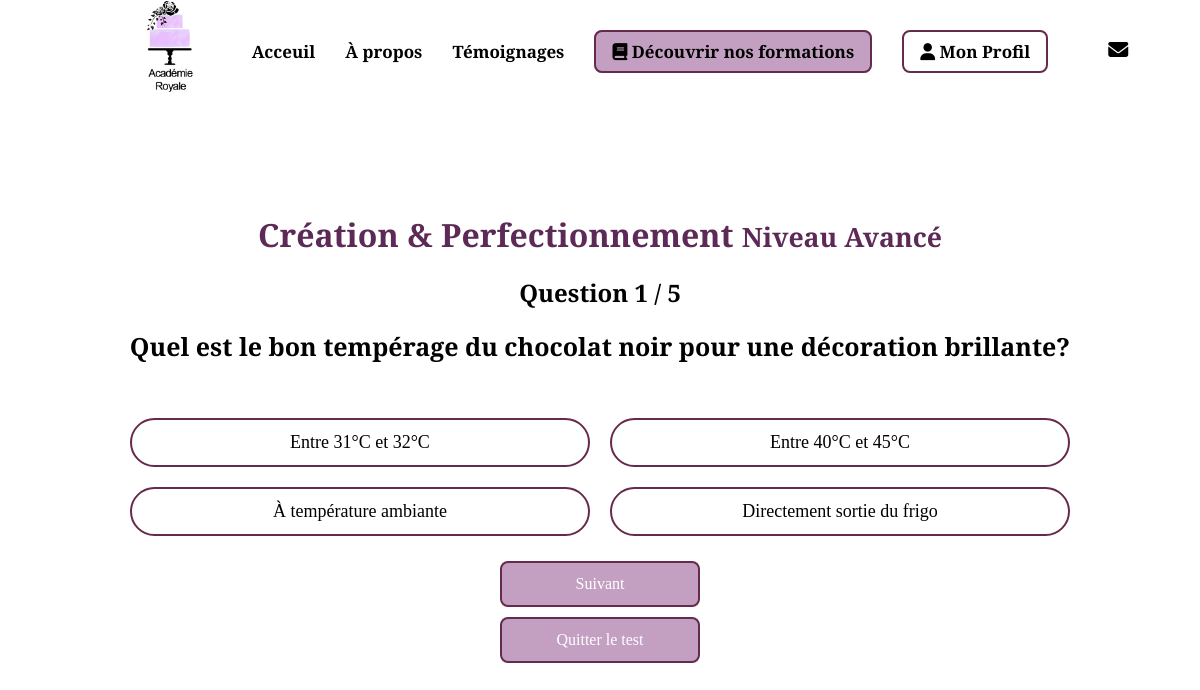
Screenshot of /test.php?formation_id=3 with the database file from the repository.
### tables this page shows
CREATE TABLE formation (
    formation_id INT AUTO_INCREMENT PRIMARY KEY,
    titre VARCHAR(255) NOT NULL,
    description TEXT,
    niveau VARCHAR(50)
);

CREATE TABLE question (
    question_id INT AUTO_INCREMENT PRIMARY KEY,
    formation_id INT,
    question_texte TEXT NOT NULL,
    FOREIGN KEY (formation_id) REFERENCES formation(formation_id) ON DELETE CASCADE
);

CREATE TABLE choix (
    choix_id INT AUTO_INCREMENT PRIMARY KEY,
    question_id INT,
    choix_texte VARCHAR(255) NOT NULL,
    est_correct BOOLEAN DEFAULT FALSE,
    FOREIGN KEY (question_id) REFERENCES question(question_id) ON DELETE CASCADE
);

### test.php (the view, shortened to what this page needs)
<?php
require_once 'config/db.php';
if (isset($_GET['formation_id']) && is_numeric($_GET['formation_id'])) {
  $formation_id = (int)$_GET['formation_id'];
} else {
  die("Formation non spécifiée ou invalide.");
}
$sql_formation = "SELECT titre, niveau FROM formation WHERE formation_id = ?";
$stmt_formation = $pdo->prepare($sql_formation);
$stmt_formation->execute([$formation_id]);
$formation = $stmt_formation->fetch(PDO::FETCH_ASSOC);
$sql = "SELECT question_id, question_texte FROM question WHERE formation_id = ?";
$stmt = $pdo->prepare($sql);
$stmt->execute([$formation_id]);
$questions = $stmt->fetchAll(PDO::FETCH_ASSOC);
$total = count($questions);
$page = isset($_GET['page']) && is_numeric($_GET['page']) ? (int)$_GET['page'] : 1;
$current_question = $questions[$page - 1];
$question_id = $current_question['question_id'];
$sql = "SELECT choix_id, choix_texte FROM choix WHERE question_id = ?";
$stmt = $pdo->prepare($sql);
$stmt->execute([$question_id]);
$choix = $stmt->fetchAll(PDO::FETCH_ASSOC);
?>
<!DOCTYPE html>
<html lang="fr">
<head>
<link rel="stylesheet" href="assets/css/style10.css">
<link rel="stylesheet" href="assets/css/style.css">
</head>
<body>
<div class="container">
<?php include("includes/header.php"); ?>
<h1><?= htmlspecialchars($formation['titre']) ?> <small>Niveau <?= htmlspecialchars($formation['niveau']) ?></small></h1>
<h2>Question <?= $page ?> / <?= $total ?></h2>
<p><strong><?= htmlspecialchars($current_question['question_texte']) ?></strong></p>
<form method="post">
  <div class="labels">
  <?php foreach ($choix as $c): ?>
    <label for="choix<?= $c['choix_id'] ?>"><?= htmlspecialchars($c['choix_texte']) ?></label>
  <?php endforeach; ?>
  </div>
<button type="submit"><?= $page == $total ? 'Valider mes réponses' : 'Suivant' ?></button>
</form>
<button id="btnQuit">Quitter le test</button>
</div>
</body>
</html>

### assets/css/style10.css (style rules this page uses)
* { margin: 0; padding: 0; box-sizing: border-box; }
body { min-height: 100vh; display: flex; justify-content: center; align-items: center; padding: 20px; background: white; font-family: sans-serif; }
h2 { text-align: center; margin-top: -20px; }
p { margin-top: 20px; font-size: 25px; width: 100%; white-space: nowrap; overflow-x: auto; text-align: center; }
.container { padding: 30px; border-radius: 10px; margin-top: 55px; max-width: 1500px; }
label { display: block; border: 2px solid #662A4D; padding: 12px; margin-bottom: 8px; border-radius: 30px; cursor: pointer; background: white; transition: background-color 0.3s, border-color 0.3s; text-align: center; width: 100%; max-width: 600px; margin: 5px auto; font-size: 18px; word-wrap: break-word; }
.labels { margin-top: 50px; display: grid; grid-template-columns: repeat(2, 1fr); gap: 10px 20px; width: 100%; margin: 50px auto 0 auto; }
button { text-decoration: none; border-radius: 8px; font-size: 16px; font-family: 'Roboto Serif', serif; transition: background-color 0.3s ease; width: 200px; background-color: #C3A0C1; border: #662A4D solid 2px; color: white; padding: 12px 24px; text-align: center; cursor: pointer; display: block; margin: 20px auto; }
#btnQuit { text-decoration: none; border-radius: 8px; font-size: 16px; font-family: 'Roboto Serif', serif; transition: background-color 0.3s ease; width: 200px; background-color: #C3A0C1; border: #662A4D solid 2px; color: white; padding: 12px 24px; text-align: center; cursor: pointer; display: block; margin-top: -10px; }

### assets/css/style.css (style rules this page uses)
* { padding: 0; margin: 0; box-sizing: border-box; }
html { scroll-behavior: smooth; }
body { font-family: 'Roboto Serif', serif; color: black; }
h1 { color: #5d2a58; margin: 40px 0; text-align: center; }

### rows the page displays
formation: titre "Création & Perfectionnement", niveau "Avancé"
question: question_texte "Quel est le bon tempérage du chocolat noir pour une décoration brillante?"
choix: choix_texte "Entre 31°C et 32°C"
choix: choix_texte "Entre 40°C et 45°C"
choix: choix_texte "À température ambiante"
choix: choix_texte "Directement sortie du frigo"

### other values shown
$page "1"
$total "5"
